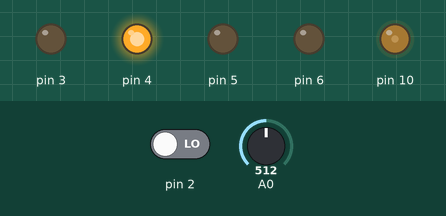
Simulated run of this sketch. Board: Arduino Uno, built with avr-gcc and run on an emulated ATmega328P. Parts: output pins drawn as LEDs (lit = HIGH). The inputs (shaded band) are chosen by the test bench; at power-on: A0 = 512, pin 2 LOW.

Above: at 1.2 s.
1.3 s: A0 set to 673
2.8 s: A0 set to 688
At 3.3 s:
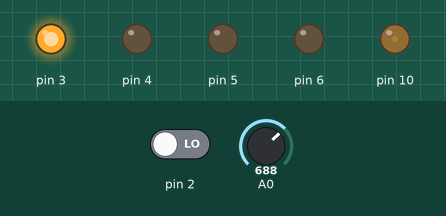
4.3 s: A0 set to 1023
At 5.5 s:
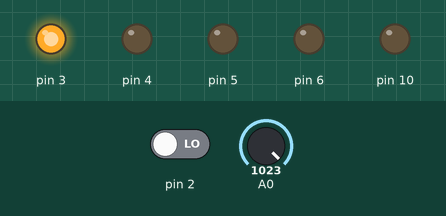
5.8 s: A0 set to 306
At 6.9 s:
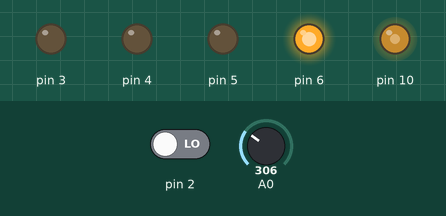
7.3 s: A0 set to 327
8.8 s: A0 set to 355
At 9.4 s:
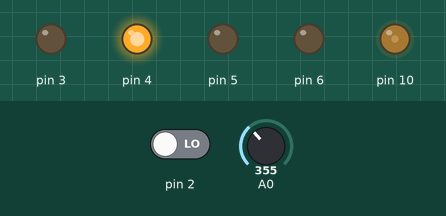
Timing chart, 0 to 11.3 s (numbered marks = the images above; inputs shaded):
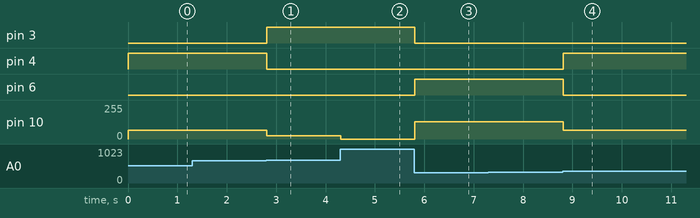

The sketch:

Power.ino
```cpp
/*
 Arduino "Power" ini berfungsi sebagai I2C-slave dari Arduino
 "Info". Arduino ini mendeteksi level tegangan baterei dan
 menghasilkan sinyal PWM dengan frekuensi 1Kz untuk pengisian
 baterei. Arduino ini juga dilengkapi dengan indikator status
 charger:
 - red: jika tegangan baterei di bawah 4 volt
 - green: jika aktif charging (dc-PWM: 1% - 50%)
 - blue: jika baterei full (=5volt)

 Mekanisme charging:
 jika baterei < 4 volt, dc:50%
 Jika baterei > 4.5 volt, dc: 25%
 Jika baterei > 4.9 volt: dc: 1%
 Jika baterei = 5 volt: dc: 0%

 Ketika menerima kode I2C "PWR",
 berikan respon level tegangan baterei ("4.75")
*/

#include <Wire.h>
int volt;
char c[] = "\0\0\0";
int power;
int sht = 0;

void setup()
{
  int i;
  for (i = 3; i < 7; i++){
  	pinMode(i, OUTPUT);
  }
  pinMode(10, OUTPUT);
  pinMode(2, INPUT);
  digitalWrite(5, LOW);
  digitalWrite(6, HIGH);
  Serial.begin(9600);

  Wire.begin(8);
  Wire.onReceive(receiveEvent);
  Wire.onRequest(requestEvent);
}

void loop()
{
  volt = analogRead(A0);
  volt = map(volt, 0, 1023, 350, 500);

  if (volt < 400){
    analogWrite(10, 128);
    digitalWrite(6, HIGH);
    digitalWrite(4, LOW);
    digitalWrite(3, LOW);
  }
  else if(volt >= 400 && volt < 450){
    analogWrite(10, 64);
    digitalWrite(4, HIGH);
    digitalWrite(6, LOW);
    digitalWrite(3, LOW);
  }
  else if(volt >= 450 && volt < 500){
    analogWrite(10, 26);
    digitalWrite(3, HIGH);
    digitalWrite(4, LOW);
    digitalWrite(6, LOW);
  }
  else if(volt == 500){
    analogWrite(10, 0);
    digitalWrite(3, HIGH);
    digitalWrite(4, LOW);
    digitalWrite(6, LOW);
  }
  if(digitalRead(2) == HIGH){
  	power = 1;
  }
  if(digitalRead(2) == LOW){
  	power = 0;
  }

  delay(100);
}

void receiveEvent(int howMany) {
  int k = 0;
  c[0] = '\0'; c[1] = '\0'; c[2] = '\0';
  while (1 < Wire.available()) {
    c[k] = Wire.read();
    k++;
  }
  int x = Wire.read();
}

void requestEvent() {
  if(strcmp (c, "PWR") == 0){
    Wire.write(volt/100);
    Wire.write(volt/10%10);
    Wire.write(volt%10);
    Wire.write(power);
    Serial.println(volt);
  }

  if(strcmp(c, "SHT") == 0){
	exit(0);
  }
}
```

Measured:
- the behaviour switches between 681 and 682 on A0 (found by bisection; images 0 and 1)
- the behaviour switches between 340 and 341 on A0 (found by bisection; images 3 and 4)
- after the input at 1.3 s, every drawn part: stays the same
- after the input at 2.8 s, pin 3: LOW → HIGH at once; pin 4: HIGH → LOW at once; pin 10: 64/255 → 26/255 at once
- after the input at 4.3 s, pin 10: 26/255 → 0/255 at once
- after the input at 5.8 s, pin 3: HIGH → LOW at once; pin 6: LOW → HIGH at once; pin 10: 0/255 → 128/255 at once
- after the input at 7.3 s, every drawn part: stays the same
- after the input at 8.8 s, pin 4: LOW → HIGH at once; pin 6: HIGH → LOW at once; pin 10: 128/255 → 64/255 at once
